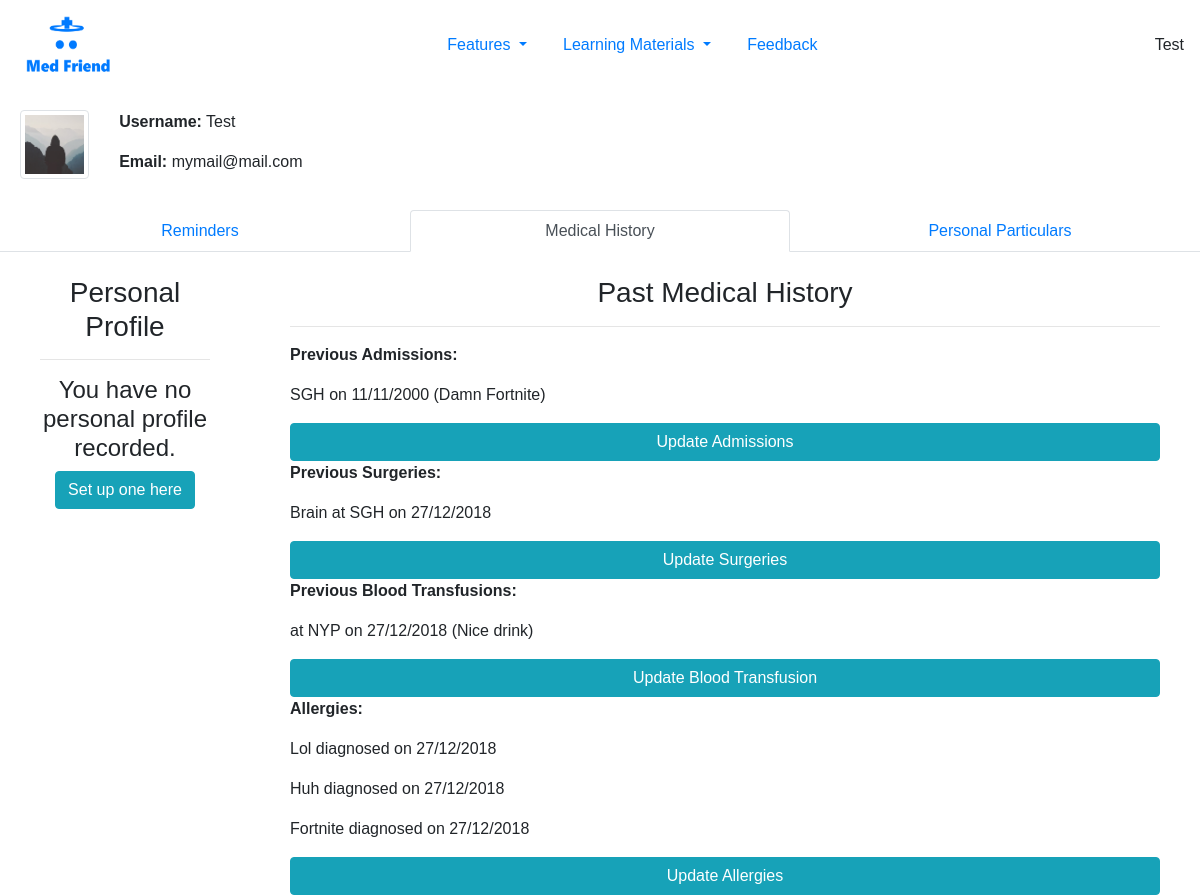
/Profile/History (signed in), run on the app's committed database.
### Flask/Models.py (models this page shows, shortened)
class User(db.Model, UserMixin):
    id = db.Column(db.Integer, primary_key=True)
    username = db.Column(db.String(20), unique=True, nullable=False)
    email = db.Column(db.String(120), unique=True, nullable=False)
    password = db.Column(db.String(60), nullable=False)
    image_file = db.Column(db.String(20), nullable=False, default='default.jpg')
    personal_profile = db.relationship('Personal_Profile', backref='person')
    admissions = db.relationship('Admissions', backref="person")
    surgeries = db.relationship('Surgeries', backref="person")
    blood_transfusions = db.relationship('Blood_Transfusions', backref='person')
    allergies = db.relationship('Allergies', backref="person")

class Admissions(db.Model):
    id = db.Column(db.Integer, primary_key=True)
    place = db.Column(db.String(100), nullable=True)
    date = db.Column(db.DateTime, nullable=True, default=datetime.utcnow())
    comments = db.Column(db.String(100), nullable=True)
    user_id = db.Column(db.Integer, db.ForeignKey('user.id'), nullable=False)

class Surgeries(db.Model):
    id = db.Column(db.Integer, primary_key=True)
    surgery_type = db.Column(db.String(100), nullable=True)
    date = db.Column(db.DateTime, nullable=True, default=datetime.utcnow)
    place = db.Column(db.String(100), nullable=True)
    comments = db.Column(db.String(100), nullable=True)
    user_id = db.Column(db.Integer, db.ForeignKey('user.id'),nullable=False)

class Blood_Transfusions(db.Model):
    id = db.Column(db.Integer, primary_key=True)
    blood_type = db.Column(db.String(100), nullable=True)
    date = db.Column(db.DateTime, nullable=True, default=datetime.utcnow)
    place = db.Column(db.String(100), nullable=True)
    comments = db.Column(db.String(100), nullable=True)
    user_id = db.Column(db.Integer, db.ForeignKey('user.id'), nullable=False)

class Allergies(db.Model):
    id = db.Column(db.Integer, primary_key=True)
    allergy = db.Column(db.String(100), nullable=True)
    date = db.Column(db.DateTime, nullable=True)
    user_id = db.Column(db.Integer, db.ForeignKey('user.id'), nullable=False)

### Flask/routes.py (the view)
@app.route("/Profile/History", methods = ['POST', 'GET'])
@login_required
def profile_history():
    image_files = url_for('static', filename=f"images/Profile_Picture/{current_user.image_file}")
    return render_template("profile.html", title="History", image_file=image_files)

### Flask/Models.py (called while the page is built)
@login_manager.user_loader
def load_user(user_id):
    return User.query.get(int(user_id))

### Flask/templates/profile.html (shortened to what this page needs)
{% extends "layout.html" %}
{% block content %}
<link rel="stylesheet" type="text/css" href="{{ url_for('static', filename='css/profile.css') }}" />
<div id="profilecontainer" class="container-fluid">
    <div class="row justify-content-start">
        <div id="picture" class="col-lg-1">
            <img id="userprofilepic" src="{{ image_file }}" class="img-fluid img-thumbnail" data-toggle="modal"
                data-target="#picchange">
        </div>
        <div class="col">
            <p>
                <b>Username:</b>
                {{ current_user.username }}
            </p>
            <p>
                <b> Email:</b>
                {{ current_user.email }}
            </p>
        </div>
        <div class="col">
        </div>
    </div>
</div>
<div id="moreinfo">
    <nav>
        <ul class="nav nav-tabs nav-justified">
            <li class="nav-item">
                {% if title == "Reminder" or title == "Profile" %}
                <a id="remindernav" class="nav-link active" href="{{ url_for('profile_reminder') }}">Reminders</a>
                {% else %}
                <a id="remindernav" class="nav-link" href="{{ url_for('profile_reminder') }}">Reminders</a>
                {% endif %}
            </li>
            <li class="nav-item">
                {% if title == "History" %}
                <a id="medicalhistorynav" class="nav-link active" href="{{ url_for('profile_history') }}">Medical History</a>
                {% else %}
                <a id="medicalhistorynav" class="nav-link" href="{{ url_for('profile_history') }}">Medical History</a>
                {% endif %}
            </li>
            <li class="nav-item">
                {% if title == "Edit" %}
                <a id="userinfonav" class="nav-link active" href="{{ url_for('profile_edit') }}">Personal Particulars</a>
                {% else %}
                <a id="userinfonav" class="nav-link" href="{{ url_for('profile_edit') }}">Personal Particulars</a>
                {% endif %}
            </li>
        </ul>
    </nav>
    <div class="container-fluid">
            {% if title == "History" %}
            {% include 'profile_medhist.html' %}
            {% elif title == "Reminder" %}
            {% include 'profile_reminder.html' %}
            {% elif title == "Edit" %}
            {% include 'profile_edit.html' %}
            {% endif %}
    </div>
</div>
{% endblock %}

### Flask/templates/layout.html (shortened to what this page needs)
<!DOCTYPE html>
<html lang="en">
<head>
    <link rel="stylesheet" href="https://stackpath.bootstrapcdn.com/bootstrap/4.1.3/css/bootstrap.min.css"
>
    <link rel="stylesheet" type="text/css" href="{{ url_for('static', filename='css/navbar.css') }}" />
    <link rel="stylesheet" type="text/css" href="{{ url_for('static', filename='css/home.css') }}" />
    <link rel="stylesheet" type="text/css" href="{{ url_for('static', filename='css/signup.css') }}" />
</head>
<body>
    <nav id="#navbarSupportedContent" class="navbar navbar-expand-lg navbar-custom justify-content-center">
        <a class="navbar-brand mr-0" href="{{ url_for('index') }}" id="brandlogo">
            <img src="../static/images/Logo.png" alt="" class="img-fluid" style="height:8vh">
        </a>
        <div class="collapse navbar-collapse justify-content-between align-items-center w-100" id="navbarSupportedContent">
            <ul class="navbar-nav mx-auto text-center">
                <li class="nav-item dropdown active">
                    <a class="nav-link dropdown-toggle" href="#" id="navbarDropdown" role="button" data-toggle="dropdown"
                        aria-haspopup="true" aria-expanded="false">
                        Features
                    </a>
                </li>
                <li class="nav-item dropdown active">
                    <a class="nav-link dropdown-toggle" href="#" id="navbarDropdown" role="button" data-toggle="dropdown"
                        aria-haspopup="true" aria-expanded="false">
                        Learning Materials
                    </a>
                </li>
                <a class="nav-link active" href="{{ url_for('feedback') }}">Feedback</a>
            </ul>
            <ul id="rightside" class="nav navbar-nav flex-row justify-content-center flex-nowrap">
                {% if current_user.is_authenticated %}
                <li class="nav-item dropdown active" data-toggle="dropdown" aria-haspopup="true" aria-expanded="false">
                    {{ current_user.username }}
                </li>
                {% else %}
                    <a href="{{ url_for('login') }}" class="nav-link active"> Login </a>
                {% endif %}
            </ul>
        </div>
    </nav>
    <div>
        {% block content %}{% endblock content%}
    </div>
</body>
</html>

### Flask/templates/profile_medhist.html (shortened to what this page needs)
<div class="row justify-content-around">
    <div class="col-2">
        <div class="row justify-content-center">
            <div class="col-12">
                <br>
                <h3 class="text-center">Personal Profile</h3>
                <hr>
            </div>
        </div>
        {% if current_user.personal_profile %}
        <p>
            <b>Full Name:</b>
            {% if current_user.personal_profile[0].full_name == '' %}
            Not Set
            {% else %}
            {{ current_user.personal_profile[0].full_name }}
            {% endif %}
        </p>
        <p>
            <b>NRIC:</b>
            {% if current_user.personal_profile[0].nric == '' %}
            Not Set
            {% else %}
            {{ current_user.personal_profile[0].nric }}
            {% endif %}
        </p>
        <p>
            <b>Date of Birth:</b>
            {% if current_user.personal_profile[0].birthday == None %}
            Not Set
            {% else %}
            {{ current_user.personal_profile[0].birthday.strftime('%d/%m/%Y') }}
            {% endif %}
        </p>
        <p>
            <b>Sex:</b>
            {{ current_user.personal_profile[0].sex }}
        </p>
        <p>
            <b>Address:</b>
            {% if current_user.personal_profile[0].address == '' %}
            Not Set
            {% else %}
            {{ current_user.personal_profile[0].address }}
            {% endif %}
        </p>
        <div class="row justify-content-center">
            <div class="text-center">
                <a href="{{ url_for('Personal_Details') }}">
                    <button class="btn btn-info col"> Update </button>
                </a>
            </div>
        </div>
        {% else %}
        <div class="row justify-content-center">
            <h4 class="text-center col-12"> You have no personal profile recorded. </h4>
            <div class="text-center">
                <a href="{{ url_for('Personal_Details') }}">
                    <button class="btn btn-info col"> Set up one here </button>
                </a>
            </div>
        </div>
        {% endif %}
    </div>
    <div class="col-9">
        <div class="row justify-content-center">
            <div class="col-12">
                <br>
                <h3 class="text-center">Past Medical History</h3>
                <hr>
            </div>
        </div>
        <div class="row justify-content-start">
            {% if current_user.admissions %}
            <div class="col">
                <p>
                    <b>Previous Admissions:</b>
                    {% for i in range(5) %}
                    {% if current_user.admissions[i] %}
                    <p>
                        {{ current_user.admissions[i].place }} on {{
                        current_user.admissions[i].date.strftime('%d/%m/%Y') }}
                        {% if current_user.admissions[i].comments != '' %}
                        ({{ current_user.admissions[i].comments }})
                        {% endif %}
                    </p>
                    {% endif %}
                    {% endfor %}
                </p>
                <div class="text-center">
                    <a href="{{ url_for('Previous_Admissions') }}">
                        <button class="btn btn-info col"> Update Admissions </button>
                    </a>
                </div>
            </div>
            {% endif %}
        </div>
        <div class="row justify-content-start">
            {% if current_user.surgeries %}
            <div class="col">
                <p>
                    <b>Previous Surgeries:</b>
                    {% for i in range(5) %}
                    {% if current_user.surgeries[i] %}
                    <p>
                        {{ current_user.surgeries[i].surgery_type }} at
                        {{ current_user.surgeries[i].place }} on
                        {{current_user.surgeries[i].date.strftime('%d/%m/%Y') }}
                    </p>
                    {% endif %}
                    {% endfor %}
                </p>
                <div class="text-center">
                    <a href="{{ url_for('Previous_Surgeries') }}">
                        <button class="btn btn-info col"> Update Surgeries </button>
                    </a>
                </div>
            </div>
            {% endif %}
        </div>
        <div class="row justify-content-start">
            {% if current_user.blood_transfusions %}
            <div class="col">
                <p>
                    <b>Previous Blood Transfusions:</b>
                    {% for i in range(5) %}
                    {% if current_user.blood_transfusions[i] %}
                    <p>
                        {{ current_user.blood_transfusions[i].surgery_type }} at
                        {{ current_user.blood_transfusions[i].place }} on
                        {{current_user.blood_transfusions[i].date.strftime('%d/%m/%Y') }}
                        {% if current_user.blood_transfusions[i].comments != '' %}
                        ({{ current_user.blood_transfusions[i].comments }})
                        {% endif %}
                    </p>
                    {% endif %}
                    {% endfor %}
                </p>
                <div class="text-center">
                    <a href="{{ url_for('Blood_Transfusion_History') }}">
                        <button class="btn btn-info col"> Update Blood Transfusion </button>
                    </a>
                </div>
            </div>
            {% endif %}
        </div>
        <div class="row justify-content-start">
            {% if current_user.allergies %}
            <div class="col">
                <p>
                    <b>Allergies:</b>
                    {% for i in range(5) %}
                    {% if current_user.allergies[i] %}
                    <p>
                        {{ current_user.allergies[i].allergy }} diagnosed on
                        {{current_user.allergies[i].date.strftime('%d/%m/%Y') }}
                    </p>
                    {% endif %}
                    {% endfor %}
                </p>
                <div class="text-center">
                    <a href="{{ url_for('Update_Allergies') }}">
                        <button class="btn btn-info col"> Update Allergies </button>
                    </a>
                </div>
            </div>
            {% endif %}
        </div>
    </div>

### Flask/static/css/navbar.css (style rules this page uses)
#navbarSupportedContent .nav-link { font-size:1em; font-weight: 500; }
.nav-link, .navbar-brand { margin: 0px 10px; }

### Flask/static/css/home.css (style rules this page uses)
* { padding: 0px; margin: 0px; font-family: Verdana, Geneva, Tahoma, sans-serif; }
body { background-color: rgb(255, 255, 255); }

### Flask/static/css/profile.css (style rules this page uses)
#profilecontainer { background-color: white; padding: 20px; }

### data on the page
User: username "Test", email "mymail@mail.com"
Admissions: place "SGH", date "11/11/2000", comments "Damn Fortnite"
Surgeries: surgery_type "Brain", place "SGH", date "27/12/2018"
Blood_Transfusions: place "NYP", date "27/12/2018", comments "Nice drink"
Allergies: allergy "Lol", date "27/12/2018"
Allergies: allergy "Huh", date "27/12/2018"
Allergies: allergy "Fortnite", date "27/12/2018"
